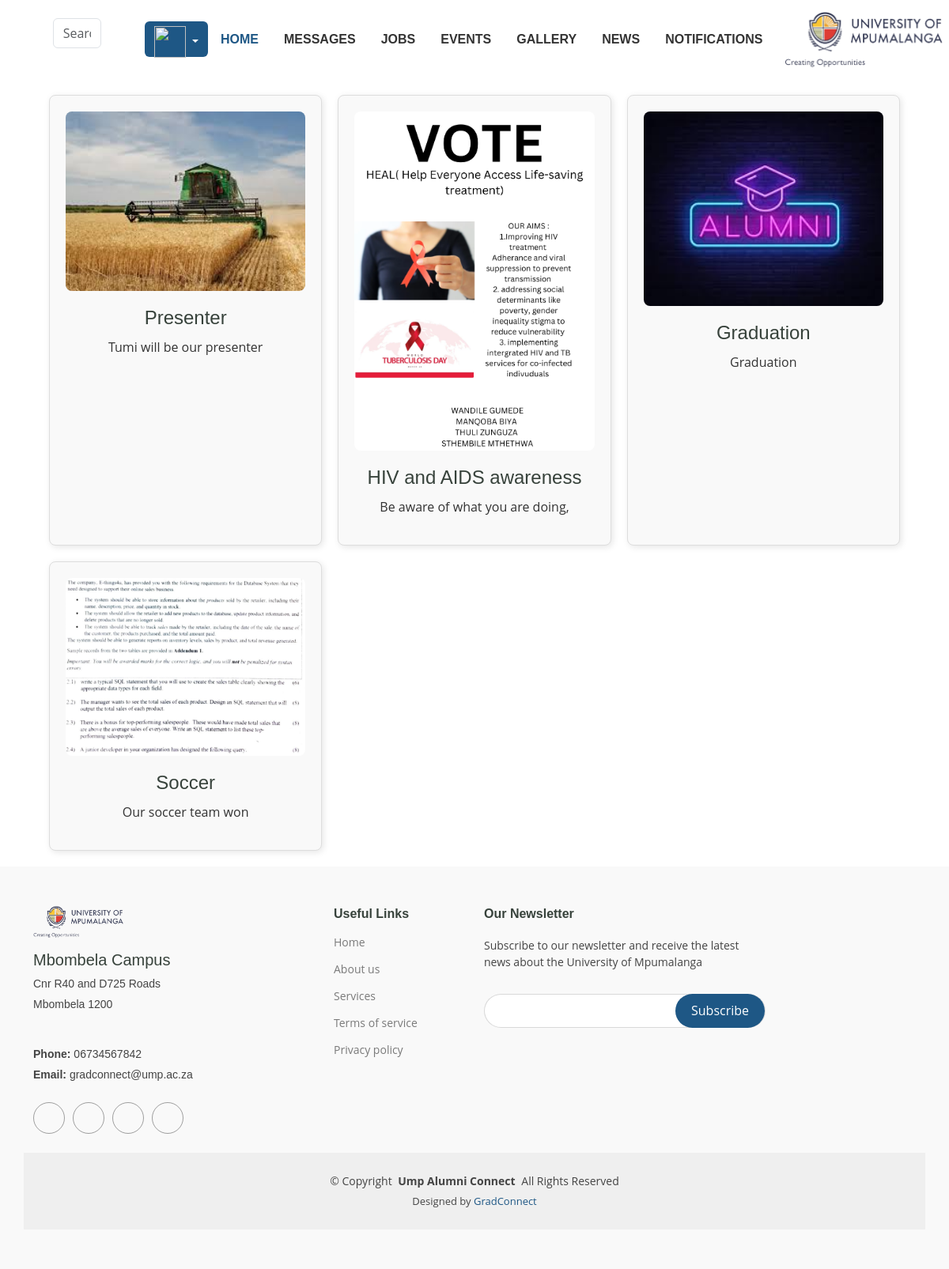
The page /public/news.php on the database its author committed.
### tables this page shows
CREATE TABLE `news` (
  `id` int(30) NOT NULL,
  `title` text NOT NULL,
  `content` text NOT NULL,
  `media` text NOT NULL,
  `date_created` datetime NOT NULL
);

### public/news.php (the view, shortened to what this page needs)
<?php include '../includes/nav.php'; ?>
<?php
$db = mysqli_connect("localhost", "root", "", "gradalumni_db");
$sql = "SELECT id, title, content, media FROM news ORDER BY date_created DESC";
$result = mysqli_query($db, $sql);
if (mysqli_num_rows($result) > 0) {
    echo '<div class="container">';
    echo '<div class="news-grid">';
    while ($row = mysqli_fetch_assoc($result)) {
        $title = $row['title'];
        $content = $row['content'];
        $media = $row['media'];
        $mediaPath = "../gradalumni/assets/uploads/news/" . $media;
        echo '<div class="news-item">';
        if ($media) {
            echo '<img src="' . $mediaPath . '" alt="' . $title . '" class="news-image">';
        }
        echo '<h2>' . $title . '</h2>';
        echo '<p>' . $content . '</p>';
        echo '</div>';
    }
    echo '</div>';
    echo '</div>';
} else {
    echo "<p>No news articles found.</p>";
}
?>
<!DOCTYPE html>
<html lang="en">
<head>
    <link href="https://cdn.jsdelivr.net/npm/bootstrap@5.3.2/dist/css/bootstrap.min.css" rel="stylesheet" />
    <link rel="stylesheet" href="../css/home2.css">
</head>
<body>
</body>
<?php include '../includes/footer.php'; ?>
</html>

### css/home2.css (style rules this page uses)
:root { --default-font: "Open Sans", system-ui, -apple-system, "Segoe UI", Roboto, "Helvetica Neue", Arial, "Noto Sans", "Liberation Sans", sans-serif, "Apple Color Emoji", "Segoe UI Emoji", "Segoe UI Symbol", "Noto Color Emoji"; --heading-font: "Raleway", sans-serif; --nav-font: "Poppins", sans-serif; }
:root { --background-color: #ffffff; --default-color: #444444; --heading-color: #37423b; --accent-color: #1e5785; --contrast-color: #ffffff; --button-color:#ee930c; }
:root { --nav-color: #272828; --nav-hover-color: #ee930c; --nav-dropdown-background-color: #ffffff; --nav-dropdown-color: #272828; --nav-dropdown-hover-color: #ee930c; }
:root { scroll-behavior: smooth; }
body { color: var(--default-color); background-color: var(--background-color); font-family: var(--default-font); }
h1, h2, h3, h4, h5, h6 { color: var(--heading-color); font-family: var(--heading-font); }

### public/news.php (style rules this page uses)
.news-grid { display: grid; grid-template-columns: repeat(auto-fill, minmax(300px, 1fr)); gap: 20px; margin: 20px; }
.news-item { border: 1px solid #ddd; padding: 20px; box-shadow: 2px 2px 8px rgba(0,0,0,0.1); border-radius: 8px; background-color: #f9f9f9; display: flex; flex-direction: column; align-items: center; }
.news-image { width: 100%; height: auto; border-radius: 8px; margin-bottom: 10px; }
.news-item h2 { font-size: 1.5em; margin: 10px 0; }
.news-item p { text-align: center; color: #333; }

### rows shown on the page
news: media (picture), title "Presenter", content "Tumi will be our presenter"
news: media (picture), title "HIV and AIDS awareness", content "Be aware of what you are doing,"
news: media (picture), title "Graduation", content "Graduation"
news: media (picture), title "Soccer", content "Our soccer team won"
